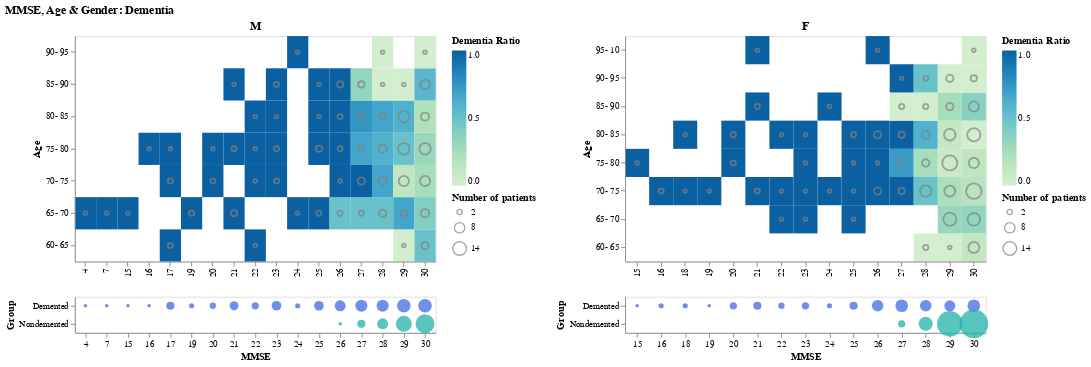

Notebook source saved alongside this figure:
### Markdown cell above
### **Age & Gender by MMSE: Dementia**

### Code cell
def heat_point(gender, selector):
  df_a1 = df[df['Gender']==gender].loc[:, ['MMSE', 'Age', 'Group_01', 'Count']]
  df_a1 = df_a1.groupby(by=['MMSE', pd.cut(df_a1["Age"], np.arange(60,105,5))])\
  .agg({'Count':'size', 
        'Group_01':'mean'})\
  .rename({'Count':'Number of patients', 
          'Group_01':'Dementia Ratio'}, axis=1)\
  .reset_index().dropna()
  df_a1['Age'] = df_a1['Age'].map(lambda x: str(x)[1:3] + "-" + str(x)[4:7])

  df_a2 = df[df['Gender']==gender]
  df_a2 = df_a2.groupby(['Group','MMSE']).size().reset_index()
  df_a2.columns = ['Group',	'MMSE',	'Number of patients']

  rect = alt.Chart(df_a1).mark_rect().encode(
      alt.X('MMSE:O', title=None),
      alt.Y('Age:N', 
          sort='descending'),
      alt.Color('Dementia Ratio:Q',
          scale=alt.Scale(scheme='greenblue'),
          legend=alt.Legend(gradientLength=150)),
  ).properties(width=400, height=250,
               title=gender
  )

  circ = rect.mark_point().encode(
      alt.ColorValue('grey'),
      alt.Size('Number of patients', legend=alt.Legend(
          title='Number of patients', 
          values=[2, 8, 14]))
  )

  bubble = alt.Chart(df_a2).mark_circle(
      opacity=0.75
  ).encode(
      alt.X('MMSE:O', axis=alt.Axis(labelAngle=0)),
      alt.Y('Group:N'),
      alt.Size('Number of patients:Q',
          scale=alt.Scale(range=[0, 1000]),
          legend=None),
      color = alt.Color('Group:N', scale=alt.Scale(
          domain = ['Demented', 'Nondemented'], 
          range = ['royalblue', 'lightseagreen']), 
          legend=None)
  ).properties(width=400, height=40
  )

  return alt.vconcat(
      rect + circ,
      bubble
  ).resolve_legend(
      color="independent",
      size="independent"
  ).resolve_scale(
      color='independent'
  ).add_selection(selector)

interval = alt.selection_interval()

alt.hconcat(heat_point('M', interval), 
            heat_point('F', interval)).resolve_scale(color='shared')\
            .properties(title='MMSE, Age & Gender: Dementia')

### Figure 1 — Vega-Lite specification as saved in the notebook (floating-point values rounded to 4 significant figures)
{"config": {"view": {"continuousWidth": 400, "continuousHeight": 300}}, "hconcat": [{"vconcat": [{"layer": [{"mark": "rect", "encoding": {"color": {"type": "quantitative", "field": "Dementia Ratio", "legend": {"gradientLength": 150}, "scale": {"scheme": "greenblue"}}, "x": {"type": "ordinal", "field": "MMSE", "title": null}, "y": {"type": "nominal", "field": "Age", "sort": "descending"}}, "height": 250, "selection": {"selector002": {"type": "interval"}}, "title": "M", "width": 400}, {"mark": "point", "encoding": {"color": {"value": "grey"}, "size": {"type": "quantitative", "field": "Number of patients", "legend": {"title": "Number of patients", "values": [2, 8, 14]}}, "x": {"type": "ordinal", "field": "MMSE", "title": null}, "y": {"type": "nominal", "field": "Age", "sort": "descending"}}, "height": 250, "title": "M", "width": 400}], "data": {"name": "data-0f5dfd64f2c6110feca21de330757b0e"}}, {"data": {"name": "data-9d6e115ad01fce39c64223752b2aa26f"}, "mark": {"type": "circle", "opacity": 0.75}, "encoding": {"color": {"type": "nominal", "field": "Group", "legend": null, "scale": {"domain": ["Demented", "Nondemented"], "range": ["royalblue", "lightseagreen"]}}, "size": {"type": "quantitative", "field": "Number of patients", "legend": null, "scale": {"range": [0, 1000]}}, "x": {"type": "ordinal", "axis": {"labelAngle": 0}, "field": "MMSE"}, "y": {"type": "nominal", "field": "Group"}}, "height": 40, "selection": {"selector002": {"type": "interval"}}, "width": 400}], "resolve": {"legend": {"color": "independent", "size": "independent"}, "scale": {"color": "independent"}}}, {"vconcat": [{"layer": [{"mark": "rect", "encoding": {"color": {"type": "quantitative", "field": "Dementia Ratio", "legend": {"gradientLength": 150}, "scale": {"scheme": "greenblue"}}, "x": {"type": "ordinal", "field": "MMSE", "title": null}, "y": {"type": "nominal", "field": "Age", "sort": "descending"}}, "height": 250, "selection": {"selector002": {"type": "interval"}}, "title": "F", "width": 400}, {"mark": "point", "encoding": {"color": {"value": "grey"}, "size": {"type": "quantitative", "field": "Number of patients", "legend": {"title": "Number of patients", "values": [2, 8, 14]}}, "x": {"type": "ordinal", "field": "MMSE", "title": null}, "y": {"type": "nominal", "field": "Age", "sort": "descending"}}, "height": 250, "title": "F", "width": 400}], "data": {"name": "data-47e22fab09c3dfadbdc2e89e04523571"}}, {"data": {"name": "data-7d0c9907ad00d796e6e2026c35933b54"}, "mark": {"type": "circle", "opacity": 0.75}, "encoding": {"color": {"type": "nominal", "field": "Group", "legend": null, "scale": {"domain": ["Demented", "Nondemented"], "range": ["royalblue", "lightseagreen"]}}, "size": {"type": "quantitative", "field": "Number of patients", "legend": null, "scale": {"range": [0, 1000]}}, "x": {"type": "ordinal", "axis": {"labelAngle": 0}, "field": "MMSE"}, "y": {"type": "nominal", "field": "Group"}}, "height": 40, "selection": {"selector002": {"type": "interval"}}, "width": 400}], "resolve": {"legend": {"color": "independent", "size": "independent"}, "scale": {"color": "independent"}}}], "resolve": {"scale": {"color": "shared"}}, "title": "MMSE, Age & Gender: Dementia", "$schema": "https://vega.github.io/schema/vega-lite/v4.8.1.json", "datasets": {"data-0f5dfd64f2c6110feca21de330757b0e": [{"MMSE": 4.0, "Age": "65- 70", "Number of patients": 1, "Dementia Ratio": 1.0}, {"MMSE": 7.0, "Age": "65- 70", "Number of patients": 1, "Dementia Ratio": 1.0}, {"MMSE": 15.0, "Age": "65- 70", "Number of patients": 1, "Dementia Ratio": 1.0}, {"MMSE": 16.0, "Age": "75- 80", "Number of patients": 1, "Dementia Ratio": 1.0}, {"MMSE": 17.0, "Age": "60- 65", "Number of patients": 2, "Dementia Ratio": 1.0}, {"MMSE": 17.0, "Age": "70- 75", "Number of patients": 2, "Dementia Ratio": 1.0}, {"MMSE": 17.0, "Age": "75- 80", "Number of patients": 1, "Dementia Ratio": 1.0}, {"MMSE": 19.0, "Age": "65- 70", "Number of patients": 2, "Dementia Ratio": 1.0}, {"MMSE": 20.0, "Age": "70- 75", "Number of patients": 2, "Dementia Ratio": 1.0}, {"MMSE": 20.0, "Age": "75- 80", "Number of patients": 1, "Dementia Ratio": 1.0}, {"MMSE": 21.0, "Age": "65- 70", "Number of patients": 3, "Dementia Ratio": 1.0}, {"MMSE": 21.0, "Age": "75- 80", "Number of patients": 2, "Dementia Ratio": 1.0}, {"MMSE": 21.0, "Age": "85- 90", "Number of patients": 1, "Dementia Ratio": 1.0}, {"MMSE": 22.0, "Age": "60- 65", "Number of patients": 1, "Dementia Ratio": 1.0}, {"MMSE": 22.0, "Age": "70- 75", "Number of patients": 1, "Dementia Ratio": 1.0}, {"MMSE": 22.0, "Age": "75- 80", "Number of patients": 1, "Dementia Ratio": 1.0}, {"MMSE": 22.0, "Age": "80- 85", "Number of patients": 1, "Dementia Ratio": 1.0}, {"MMSE": 23.0, "Age": "70- 75", "Number of patients": 2, "Dementia Ratio": 1.0}, {"MMSE": 23.0, "Age": "75- 80", "Number of patients": 2, "Dementia Ratio": 1.0}, {"MMSE": 23.0, "Age": "80- 85", "Number of patients": 1, "Dementia Ratio": 1.0}, {"MMSE": 23.0, "Age": "85- 90", "Number of patients": 2, "Dementia Ratio": 1.0}, {"MMSE": 24.0, "Age": "65- 70", "Number of patients": 1, "Dementia Ratio": 1.0}, {"MMSE": 24.0, "Age": "90- 95", "Number of patients": 1, "Dementia Ratio": 1.0}, {"MMSE": 25.0, "Age": "65- 70", "Number of patients": 2, "Dementia Ratio": 1.0}, {"MMSE": 25.0, "Age": "75- 80", "Number of patients": 3, "Dementia Ratio": 1.0}, {"MMSE": 25.0, "Age": "80- 85", "Number of patients": 1, "Dementia Ratio": 1.0}, {"MMSE": 25.0, "Age": "85- 90", "Number of patients": 1, "Dementia Ratio": 1.0}, {"MMSE": 26.0, "Age": "65- 70", "Number of patients": 2, "Dementia Ratio": 0.5}, {"MMSE": 26.0, "Age": "70- 75", "Number of patients": 1, "Dementia Ratio": 1.0}, {"MMSE": 26.0, "Age": "75- 80", "Number of patients": 2, "Dementia Ratio": 1.0}, {"MMSE": 26.0, "Age": "80- 85", "Number of patients": 2, "Dementia Ratio": 1.0}, {"MMSE": 26.0, "Age": "85- 90", "Number of patients": 3, "Dementia Ratio": 1.0}, {"MMSE": 27.0, "Age": "65- 70", "Number of patients": 2, "Dementia Ratio": 0.5}, {"MMSE": 27.0, "Age": "70- 75", "Number of patients": 4, "Dementia Ratio": 1.0}, {"MMSE": 27.0, "Age": "75- 80", "Number of patients": 3, "Dementia Ratio": 0.6667}, {"MMSE": 27.0, "Age": "80- 85", "Number of patients": 4, "Dementia Ratio": 0.75}, {"MMSE": 27.0, "Age": "85- 90", "Number of patients": 3, "Dementia Ratio": 0.3333}, {"MMSE": 28.0, "Age": "65- 70", "Number of patients": 4, "Dementia Ratio": 0.5}, {"MMSE": 28.0, "Age": "70- 75", "Number of patients": 6, "Dementia Ratio": 0.6667}, {"MMSE": 28.0, "Age": "75- 80", "Number of patients": 5, "Dementia Ratio": 0.6}, {"MMSE": 28.0, "Age": "80- 85", "Number of patients": 3, "Dementia Ratio": 0.6667}, {"MMSE": 28.0, "Age": "85- 90", "Number of patients": 1, "Dementia Ratio": 0.0}, {"MMSE": 28.0, "Age": "90- 95", "Number of patients": 1, "Dementia Ratio": 0.0}, {"MMSE": 29.0, "Age": "60- 65", "Number of patients": 1, "Dementia Ratio": 0.0}, {"MMSE": 29.0, "Age": "65- 70", "Number of patients": 3, "Dementia Ratio": 0.6667}, {"MMSE": 29.0, "Age": "70- 75", "Number of patients": 8, "Dementia Ratio": 0.125}, {"MMSE": 29.0, "Age": "75- 80", "Number of patients": 10, "Dementia Ratio": 0.5}, {"MMSE": 29.0, "Age": "80- 85", "Number of patients": 10, "Dementia Ratio": 0.6}, {"MMSE": 29.0, "Age": "85- 90", "Number of patients": 1, "Dementia Ratio": 0.0}, {"MMSE": 30.0, "Age": "60- 65", "Number of patients": 4, "Dementia Ratio": 0.5}, {"MMSE": 30.0, "Age": "65- 70", "Number of patients": 5, "Dementia Ratio": 0.4}, {"MMSE": 30.0, "Age": "70- 75", "Number of patients": 8, "Dementia Ratio": 0.25}, {"MMSE": 30.0, "Age": "75- 80", "Number of patients": 10, "Dementia Ratio": 0.3}, {"MMSE": 30.0, "Age": "80- 85", "Number of patients": 5, "Dementia Ratio": 0.2}, {"MMSE": 30.0, "Age": "85- 90", "Number of patients": 7, "Dementia Ratio": 0.5714}, {"MMSE": 30.0, "Age": "90- 95", "Number of patients": 1, "Dementia Ratio": 0.0}], "data-9d6e115ad01fce39c64223752b2aa26f": [{"Group": "Demented", "MMSE": 4.0, "Number of patients": 1}, {"Group": "Demented", "MMSE": 7.0, "Number of patients": 1}, {"Group": "Demented", "MMSE": 15.0, "Number of patients": 1}, {"Group": "Demented", "MMSE": 16.0, "Number of patients": 1}, {"Group": "Demented", "MMSE": 17.0, "Number of patients": 5}, {"Group": "Demented", "MMSE": 19.0, "Number of patients": 2}, {"Group": "Demented", "MMSE": 20.0, "Number of patients": 3}, {"Group": "Demented", "MMSE": 21.0, "Number of patients": 6}, {"Group": "Demented", "MMSE": 22.0, "Number of patients": 4}, {"Group": "Demented", "MMSE": 23.0, "Number of patients": 7}, {"Group": "Demented", "MMSE": 24.0, "Number of patients": 2}, {"Group": "Demented", "MMSE": 25.0, "Number of patients": 7}, {"Group": "Demented", "MMSE": 26.0, "Number of patients": 9}, {"Group": "Demented", "MMSE": 27.0, "Number of patients": 11}, {"Group": "Demented", "MMSE": 28.0, "Number of patients": 11}, {"Group": "Demented", "MMSE": 29.0, "Number of patients": 14}, {"Group": "Demented", "MMSE": 30.0, "Number of patients": 14}, {"Group": "Nondemented", "MMSE": 26.0, "Number of patients": 1}, {"Group": "Nondemented", "MMSE": 27.0, "Number of patients": 5}, {"Group": "Nondemented", "MMSE": 28.0, "Number of patients": 9}, {"Group": "Nondemented", "MMSE": 29.0, "Number of patients": 19}, {"Group": "Nondemented", "MMSE": 30.0, "Number of patients": 27}], "data-47e22fab09c3dfadbdc2e89e04523571": [{"MMSE": 15.0, "Age": "75- 80", "Number of patients": 1, "Dementia Ratio": 1.0}, {"MMSE": 16.0, "Age": "70- 75", "Number of patients": 2, "Dementia Ratio": 1.0}, {"MMSE": 18.0, "Age": "70- 75", "Number of patients": 1, "Dementia Ratio": 1.0}, {"MMSE": 18.0, "Age": "80- 85", "Number of patients": 1, "Dementia Ratio": 1.0}, {"MMSE": 19.0, "Age": "70- 75", "Number of patients": 1, "Dementia Ratio": 1.0}, {"MMSE": 20.0, "Age": "75- 80", "Number of patients": 2, "Dementia Ratio": 1.0}, {"MMSE": 20.0, "Age": "80- 85", "Number of patients": 2, "Dementia Ratio": 1.0}, {"MMSE": 21.0, "Age": "70- 75", "Number of patients": 2, "Dementia Ratio": 1.0}, {"MMSE": 21.0, "Age": "85- 90", "Number of patients": 2, "Dementia Ratio": 1.0}, {"MMSE": 21.0, "Age": "95- 10", "Number of patients": 1, "Dementia Ratio": 1.0}, {"MMSE": 22.0, "Age": "65- 70", "Number of patients": 1, "Dementia Ratio": 1.0}, {"MMSE": 22.0, "Age": "70- 75", "Number of patients": 1, "Dementia Ratio": 1.0}, {"MMSE": 22.0, "Age": "80- 85", "Number of patients": 1, "Dementia Ratio": 1.0}, {"MMSE": 23.0, "Age": "65- 70", "Number of patients": 1, "Dementia Ratio": 1.0}, {"MMSE": 23.0, "Age": "70- 75", "Number of patients": 1, "Dementia Ratio": 1.0}, {"MMSE": 23.0, "Age": "75- 80", "Number of patients": 1, "Dementia Ratio": 1.0}, {"MMSE": 23.0, "Age": "80- 85", "Number of patients": 1, "Dementia Ratio": 1.0}, {"MMSE": 24.0, "Age": "70- 75", "Number of patients": 1, "Dementia Ratio": 1.0}, {"MMSE": 24.0, "Age": "85- 90", "Number of patients": 1, "Dementia Ratio": 1.0}, {"MMSE": 25.0, "Age": "65- 70", "Number of patients": 1, "Dementia Ratio": 1.0}, {"MMSE": 25.0, "Age": "70- 75", "Number of patients": 1, "Dementia Ratio": 1.0}, {"MMSE": 25.0, "Age": "75- 80", "Number of patients": 1, "Dementia Ratio": 1.0}, {"MMSE": 25.0, "Age": "80- 85", "Number of patients": 2, "Dementia Ratio": 1.0}, {"MMSE": 26.0, "Age": "70- 75", "Number of patients": 4, "Dementia Ratio": 1.0}, {"MMSE": 26.0, "Age": "75- 80", "Number of patients": 1, "Dementia Ratio": 1.0}, {"MMSE": 26.0, "Age": "80- 85", "Number of patients": 4, "Dementia Ratio": 1.0}, {"MMSE": 26.0, "Age": "95- 10", "Number of patients": 1, "Dementia Ratio": 1.0}, {"MMSE": 27.0, "Age": "70- 75", "Number of patients": 3, "Dementia Ratio": 1.0}, {"MMSE": 27.0, "Age": "75- 80", "Number of patients": 7, "Dementia Ratio": 0.7143}, {"MMSE": 27.0, "Age": "80- 85", "Number of patients": 3, "Dementia Ratio": 1.0}, {"MMSE": 27.0, "Age": "85- 90", "Number of patients": 2, "Dementia Ratio": 0.0}, {"MMSE": 27.0, "Age": "90- 95", "Number of patients": 1, "Dementia Ratio": 1.0}, {"MMSE": 28.0, "Age": "60- 65", "Number of patients": 2, "Dementia Ratio": 0.0}, {"MMSE": 28.0, "Age": "70- 75", "Number of patients": 10, "Dementia Ratio": 0.5}, {"MMSE": 28.0, "Age": "75- 80", "Number of patients": 4, "Dementia Ratio": 0.25}, {"MMSE": 28.0, "Age": "80- 85", "Number of patients": 5, "Dementia Ratio": 0.6}, {"MMSE": 28.0, "Age": "85- 90", "Number of patients": 2, "Dementia Ratio": 0.0}, {"MMSE": 28.0, "Age": "90- 95", "Number of patients": 2, "Dementia Ratio": 0.5}, {"MMSE": 29.0, "Age": "60- 65", "Number of patients": 1, "Dementia Ratio": 0.0}, {"MMSE": 29.0, "Age": "65- 70", "Number of patients": 13, "Dementia Ratio": 0.3077}, {"MMSE": 29.0, "Age": "70- 75", "Number of patients": 9, "Dementia Ratio": 0.2222}, {"MMSE": 29.0, "Age": "75- 80", "Number of patients": 17, "Dementia Ratio": 0.05882}, {"MMSE": 29.0, "Age": "80- 85", "Number of patients": 10, "Dementia Ratio": 0.1}, {"MMSE": 29.0, "Age": "85- 90", "Number of patients": 4, "Dementia Ratio": 0.25}, {"MMSE": 29.0, "Age": "90- 95", "Number of patients": 4, "Dementia Ratio": 0.0}, {"MMSE": 30.0, "Age": "60- 65", "Number of patients": 9, "Dementia Ratio": 0.1111}, {"MMSE": 30.0, "Age": "65- 70", "Number of patients": 12, "Dementia Ratio": 0.3333}, {"MMSE": 30.0, "Age": "70- 75", "Number of patients": 18, "Dementia Ratio": 0.1667}, {"MMSE": 30.0, "Age": "75- 80", "Number of patients": 8, "Dementia Ratio": 0.125}, {"MMSE": 30.0, "Age": "80- 85", "Number of patients": 13, "Dementia Ratio": 0.0}, {"MMSE": 30.0, "Age": "85- 90", "Number of patients": 8, "Dementia Ratio": 0.375}, {"MMSE": 30.0, "Age": "90- 95", "Number of patients": 3, "Dementia Ratio": 0.0}, {"MMSE": 30.0, "Age": "95- 10", "Number of patients": 1, "Dementia Ratio": 0.0}], "data-7d0c9907ad00d796e6e2026c35933b54": [{"Group": "Demented", "MMSE": 15.0, "Number of patients": 1}, {"Group": "Demented", "MMSE": 16.0, "Number of patients": 2}, {"Group": "Demented", "MMSE": 18.0, "Number of patients": 2}, {"Group": "Demented", "MMSE": 19.0, "Number of patients": 1}, {"Group": "Demented", "MMSE": 20.0, "Number of patients": 4}, {"Group": "Demented", "MMSE": 21.0, "Number of patients": 5}, {"Group": "Demented", "MMSE": 22.0, "Number of patients": 3}, {"Group": "Demented", "MMSE": 23.0, "Number of patients": 4}, {"Group": "Demented", "MMSE": 24.0, "Number of patients": 2}, {"Group": "Demented", "MMSE": 25.0, "Number of patients": 5}, {"Group": "Demented", "MMSE": 26.0, "Number of patients": 10}, {"Group": "Demented", "MMSE": 27.0, "Number of patients": 12}, {"Group": "Demented", "MMSE": 28.0, "Number of patients": 10}, {"Group": "Demented", "MMSE": 29.0, "Number of patients": 9}, {"Group": "Demented", "MMSE": 30.0, "Number of patients": 12}, {"Group": "Nondemented", "MMSE": 27.0, "Number of patients": 4}, {"Group": "Nondemented", "MMSE": 28.0, "Number of patients": 15}, {"Group": "Nondemented", "MMSE": 29.0, "Number of patients": 49}, {"Group": "Nondemented", "MMSE": 30.0, "Number of patients": 61}]}}
